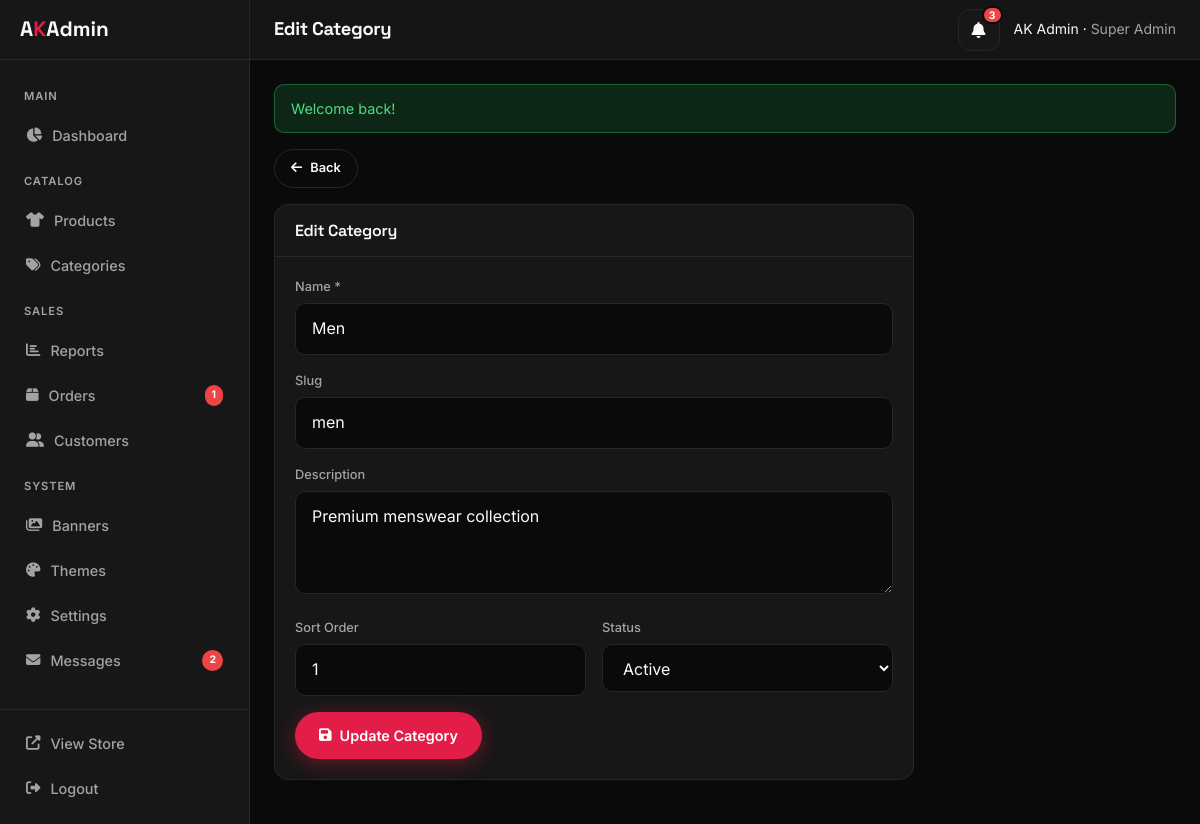
Page /admin/category-edit.php?id=1 (signed in) on the committed database.
### tables this page shows
CREATE TABLE `categories` (
  `id` INT UNSIGNED NOT NULL AUTO_INCREMENT,
  `name` VARCHAR(100) NOT NULL,
  `slug` VARCHAR(100) NOT NULL,
  `description` TEXT,
  `image` VARCHAR(255) DEFAULT NULL,
  `parent_id` INT UNSIGNED DEFAULT NULL,
  `sort_order` INT NOT NULL DEFAULT 0,
  `status` ENUM('active','inactive') NOT NULL DEFAULT 'active',
  PRIMARY KEY (`id`),
  UNIQUE KEY (`slug`)
);

### app/helpers/Database.php (called while the page is built, shortened)
<?php
class Database {
    private static $instance = null;
    public static function getInstance() {
        if (self::$instance === null) {
            $c = require dirname(__DIR__) . '/config/config.php';
            $d = $c['db'];
            $dsn = "mysql:host={$d['host']};port={$d['port']};dbname={$d['name']};charset={$d['charset']}";
            try {
                self::$instance = new PDO($dsn, $d['user'], $d['pass'], [
                    PDO::ATTR_ERRMODE => PDO::ERRMODE_EXCEPTION,
                    PDO::ATTR_DEFAULT_FETCH_MODE => PDO::FETCH_ASSOC,
                    PDO::ATTR_EMULATE_PREPARES => false,
                ]);
            } catch (PDOException $e) {
                die($c['app_debug'] ? 'DB Error: '.$e->getMessage() : 'Database connection failed.');
            }
        }
        return self::$instance;
    }
    public static function query($sql, $params = []) {
        $stmt = self::getInstance()->prepare($sql);
        $stmt->execute($params);
        return $stmt;
    }
    public static function fetch($sql, $params = []) {
        $r = self::query($sql, $params)->fetch();
        return $r ?: null;
    }
}

### app/helpers/functions.php (called while the page is built, shortened)
<?php
function e($v) { return htmlspecialchars((string)($v ?? ''), ENT_QUOTES, 'UTF-8'); }
    ?>

### public/admin/category-edit.php (the view, shortened to what this page needs)
<?php
$id = isset($_GET['id']) ? (int)$_GET['id'] : 0;
$cat = null;
if ($id > 0) {
    $cat = Database::fetch("SELECT * FROM categories WHERE id=?", [$id]);
}
$pageTitle = $cat ? 'Edit Category' : 'Add Category';
$v = function($k, $d='') use ($cat) {
    if ($_SERVER['REQUEST_METHOD']==='POST' && isset($_POST[$k])) return $_POST[$k];
    if ($cat && isset($cat[$k])) return $cat[$k];
    return $d;
};
?>
<div style="margin-bottom:16px"><a href="/admin/categories.php" class="btn btn-sm btn-outline"><i class="fas fa-arrow-left"></i> Back</a></div>
<form method="POST">
<div class="panel" style="max-width:640px">
  <div class="panel-header"><h3><?= e($pageTitle) ?></h3></div>
  <div class="panel-body">
    <div class="form-group"><label>Name *</label><input type="text" name="name" class="form-control" required value="<?= e($v('name')) ?>"></div>
    <div class="form-group"><label>Slug</label><input type="text" name="slug" class="form-control" value="<?= e($v('slug')) ?>" placeholder="auto if empty"></div>
    <div class="form-group"><label>Description</label><textarea name="description" class="form-control" rows="3"><?= e($v('description')) ?></textarea></div>
    <div class="form-row">
      <div class="form-group"><label>Sort Order</label><input type="number" name="sort_order" class="form-control" value="<?= e($v('sort_order','0')) ?>"></div>
      <div class="form-group"><label>Status</label>
        <select name="status" class="form-control">
          <option value="active" <?= $v('status','active')==='active'?'selected':'' ?>>Active</option>
        </select>
      </div>
    </div>
    <button type="submit" class="btn btn-primary"><i class="fas fa-save"></i> <?= $cat ? 'Update Category' : 'Create Category' ?></button>
  </div>
</div>
</form>
<?php $content=ob_get_clean(); require dirname(__DIR__,2).'/app/views/layouts/admin.php'; ?>

### public/assets/css/app.css (style rules this page uses)
*,*::before,*::after { box-sizing:border-box;margin:0;padding:0 }
:root { --font-sans:'Inter',system-ui,sans-serif;--font-display:'Space Grotesk',var(--font-sans);--radius:12px;--header-h:70px;--transition:.25s ease }
html { scroll-behavior:smooth }
body { font-family:var(--font-sans);background:var(--color-bg);color:var(--color-text);line-height:1.6;min-height:100vh;-webkit-font-smoothing:antialiased }
a { color:inherit;text-decoration:none;transition:color var(--transition) }
button,input,select,textarea { font:inherit;color:inherit;border:none;background:none;outline:none }
h1,h2,h3,h4 { font-family:var(--font-display);font-weight:700;line-height:1.2;letter-spacing:-.02em }
.btn { display:inline-flex;align-items:center;justify-content:center;gap:8px;padding:12px 24px;font-weight:600;font-size:.9rem;border-radius:999px;cursor:pointer;transition:all var(--transition);white-space:nowrap }
.btn-primary { background:var(--color-primary);color:#fff;box-shadow:0 4px 20px color-mix(in srgb,var(--color-primary) 40%,transparent) }
.btn-outline { border:1.5px solid var(--color-border);color:var(--color-text) }
.btn-sm { padding:8px 16px;font-size:.8rem }
.form-group { margin-bottom:16px }
.form-group label { display:block;font-size:.8rem;font-weight:500;color:var(--color-text-muted);margin-bottom:6px }
.form-control { width:100%;padding:12px 16px;border-radius:10px;background:var(--color-bg);border:1px solid var(--color-border);color:var(--color-text);transition:border-color .2s }
.form-row { display:grid;grid-template-columns:1fr 1fr;gap:16px }

### public/assets/css/admin.css (style rules this page uses)
:root { --sidebar-w:250px;--topbar-h:60px }
body.admin-body { background:var(--color-bg);color:var(--color-text);display:flex;min-height:100vh;margin:0;font-family:var(--font-sans) }
.panel { background:var(--color-surface);border:1px solid var(--color-border);border-radius:14px;margin-bottom:20px }
.panel-header { display:flex;align-items:center;justify-content:space-between;padding:16px 20px;border-bottom:1px solid var(--color-border) }
.panel-header h3 { font-size:1rem;font-weight:600 }
.panel-body { padding:20px }

### rows in the picture
categories: name "Men", slug "men", description "Premium menswear collection", sort_order "1", status "Active"

### other values in the picture
$pendingOrders "1"
$newMessages "2"
$pageTitle "Edit Category"
$notifCount "3"
$user['name'] "AK Admin"
$user['role_name'] "Super Admin"
$m "Welcome back!"
